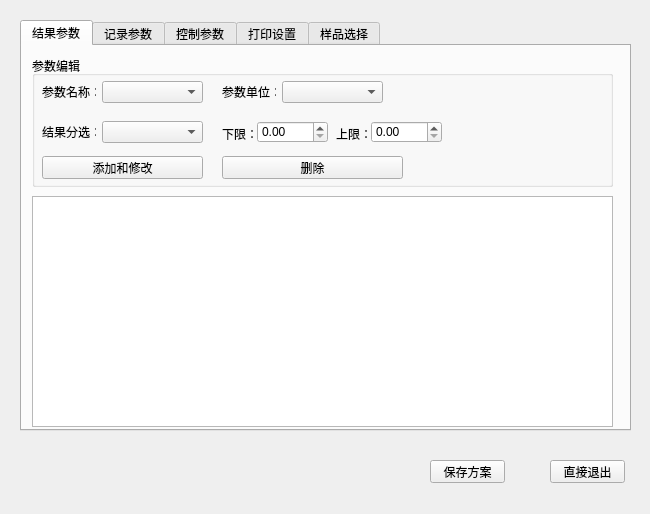
<?xml version="1.0" encoding="UTF-8"?>
<ui version="4.0">
 <class>QtSon</class>
 <widget class="QWidget" name="QtSon">
  <property name="geometry">
   <rect>
    <x>0</x>
    <y>0</y>
    <width>650</width>
    <height>514</height>
   </rect>
  </property>
  <property name="windowTitle">
   <string>QtSon</string>
  </property>
  <widget class="QTabWidget" name="tabWidget">
   <property name="geometry">
    <rect>
     <x>20</x>
     <y>20</y>
     <width>611</width>
     <height>411</height>
    </rect>
   </property>
   <property name="currentIndex">
    <number>0</number>
   </property>
   <widget class="QWidget" name="tab_2">
    <attribute name="title">
     <string>结果参数</string>
    </attribute>
    <widget class="QGroupBox" name="groupBox_6">
     <property name="geometry">
      <rect>
       <x>10</x>
       <y>10</y>
       <width>581</width>
       <height>131</height>
      </rect>
     </property>
     <property name="title">
      <string>参数编辑</string>
     </property>
     <widget class="QLabel" name="label">
      <property name="geometry">
       <rect>
        <x>10</x>
        <y>30</y>
        <width>54</width>
        <height>12</height>
       </rect>
      </property>
      <property name="text">
       <string>参数名称：</string>
      </property>
     </widget>
     <widget class="QLabel" name="label_2">
      <property name="geometry">
       <rect>
        <x>190</x>
        <y>30</y>
        <width>54</width>
        <height>12</height>
       </rect>
      </property>
      <property name="text">
       <string>参数单位：</string>
      </property>
     </widget>
     <widget class="QLabel" name="label_3">
      <property name="geometry">
       <rect>
        <x>10</x>
        <y>70</y>
        <width>54</width>
        <height>12</height>
       </rect>
      </property>
      <property name="text">
       <string>结果分选：</string>
      </property>
     </widget>
     <widget class="QComboBox" name="comboBox_para_name">
      <property name="geometry">
       <rect>
        <x>70</x>
        <y>25</y>
        <width>101</width>
        <height>22</height>
       </rect>
      </property>
     </widget>
     <widget class="QComboBox" name="comboBox_para_unit">
      <property name="geometry">
       <rect>
        <x>250</x>
        <y>25</y>
        <width>101</width>
        <height>22</height>
       </rect>
      </property>
     </widget>
     <widget class="QComboBox" name="comboBox_para_sorting">
      <property name="geometry">
       <rect>
        <x>70</x>
        <y>65</y>
        <width>101</width>
        <height>22</height>
       </rect>
      </property>
     </widget>
     <widget class="QLabel" name="label_4">
      <property name="geometry">
       <rect>
        <x>190</x>
        <y>70</y>
        <width>41</width>
        <height>16</height>
       </rect>
      </property>
      <property name="text">
       <string>下限：</string>
      </property>
     </widget>
     <widget class="QLabel" name="label_5">
      <property name="geometry">
       <rect>
        <x>304</x>
        <y>70</y>
        <width>41</width>
        <height>16</height>
       </rect>
      </property>
      <property name="text">
       <string>上限：</string>
      </property>
     </widget>
     <widget class="QDoubleSpinBox" name="doubleSpinBox_top">
      <property name="geometry">
       <rect>
        <x>225</x>
        <y>65</y>
        <width>71</width>
        <height>22</height>
       </rect>
      </property>
     </widget>
     <widget class="QDoubleSpinBox" name="doubleSpinBox_botom">
      <property name="geometry">
       <rect>
        <x>339</x>
        <y>65</y>
        <width>71</width>
        <height>22</height>
       </rect>
      </property>
     </widget>
     <widget class="QPushButton" name="pushButton_add_modify">
      <property name="geometry">
       <rect>
        <x>10</x>
        <y>100</y>
        <width>161</width>
        <height>23</height>
       </rect>
      </property>
      <property name="text">
       <string>添加和修改</string>
      </property>
     </widget>
     <widget class="QPushButton" name="pushButton_delete">
      <property name="geometry">
       <rect>
        <x>190</x>
        <y>100</y>
        <width>181</width>
        <height>23</height>
       </rect>
      </property>
      <property name="text">
       <string>删除</string>
      </property>
     </widget>
    </widget>
    <widget class="QTableView" name="tableView_2">
     <property name="geometry">
      <rect>
       <x>10</x>
       <y>150</y>
       <width>581</width>
       <height>231</height>
      </rect>
     </property>
    </widget>
   </widget>
   <widget class="QWidget" name="tab_3">
    <attribute name="title">
     <string>记录参数</string>
    </attribute>
    <widget class="QGroupBox" name="groupBox_5">
     <property name="geometry">
      <rect>
       <x>10</x>
       <y>10</y>
       <width>581</width>
       <height>371</height>
      </rect>
     </property>
     <property name="title">
      <string>参数编辑</string>
     </property>
     <widget class="QTextBrowser" name="textBrowser">
      <property name="geometry">
       <rect>
        <x>10</x>
        <y>20</y>
        <width>561</width>
        <height>71</height>
       </rect>
      </property>
      <property name="html">
       <string>&lt;!DOCTYPE HTML PUBLIC &quot;-//W3C//DTD HTML 4.0//EN&quot; &quot;http://www.w3.org/TR/REC-html40/strict.dtd&quot;&gt;
&lt;html&gt;&lt;head&gt;&lt;meta name=&quot;qrichtext&quot; content=&quot;1&quot; /&gt;&lt;style type=&quot;text/css&quot;&gt;
p, li { white-space: pre-wrap; }
&lt;/style&gt;&lt;/head&gt;&lt;body style=&quot; font-family:'SimSun'; font-size:9pt; font-weight:400; font-style:normal;&quot;&gt;
&lt;p style=&quot; margin-top:0px; margin-bottom:0px; margin-left:0px; margin-right:0px; -qt-block-indent:0; text-indent:0px;&quot;&gt;自增设置说明：[在默认数据输入框中]&lt;/p&gt;
&lt;p style=&quot; margin-top:0px; margin-bottom:0px; margin-left:0px; margin-right:0px; -qt-block-indent:0; text-indent:0px;&quot;&gt;    1.自增数字为&amp;quot;#x&amp;quot;,即x个数字填充,例如：&amp;quot;#3&amp;quot;：[000-999],真正的&amp;quot;#数字&amp;quot;请输入&amp;quot;##数字&amp;quot;;&lt;/p&gt;
&lt;p style=&quot; margin-top:0px; margin-bottom:0px; margin-left:0px; margin-right:0px; -qt-block-indent:0; text-indent:0px;&quot;&gt;    2.自增到最大值会自动循环,999下一个为000;&lt;/p&gt;
&lt;p style=&quot; margin-top:0px; margin-bottom:0px; margin-left:0px; margin-right:0px; -qt-block-indent:0; text-indent:0px;&quot;&gt;    3.限制:0=&amp;lt;x&amp;lt;=9，仅一个#x自增有效，后面的都会当做普通字符处理;&lt;/p&gt;&lt;/body&gt;&lt;/html&gt;</string>
      </property>
     </widget>
     <widget class="QTableView" name="tableView">
      <property name="geometry">
       <rect>
        <x>10</x>
        <y>90</y>
        <width>561</width>
        <height>268</height>
       </rect>
      </property>
     </widget>
    </widget>
   </widget>
   <widget class="QWidget" name="tab_4">
    <attribute name="title">
     <string>控制参数</string>
    </attribute>
    <widget class="QGroupBox" name="groupBox_7">
     <property name="geometry">
      <rect>
       <x>20</x>
       <y>20</y>
       <width>561</width>
       <height>61</height>
      </rect>
     </property>
     <property name="title">
      <string>基础控制</string>
     </property>
     <widget class="QCheckBox" name="checkBox">
      <property name="geometry">
       <rect>
        <x>10</x>
        <y>30</y>
        <width>111</width>
        <height>16</height>
       </rect>
      </property>
      <property name="text">
       <string>测量启动信号</string>
      </property>
     </widget>
     <widget class="QCheckBox" name="checkBox_2">
      <property name="geometry">
       <rect>
        <x>120</x>
        <y>30</y>
        <width>111</width>
        <height>16</height>
       </rect>
      </property>
      <property name="text">
       <string>测量完成信号</string>
      </property>
     </widget>
     <widget class="QCheckBox" name="checkBox_3">
      <property name="geometry">
       <rect>
        <x>230</x>
        <y>30</y>
        <width>111</width>
        <height>16</height>
       </rect>
      </property>
      <property name="text">
       <string>分选输出</string>
      </property>
     </widget>
     <widget class="QCheckBox" name="checkBox_4">
      <property name="geometry">
       <rect>
        <x>330</x>
        <y>30</y>
        <width>111</width>
        <height>16</height>
       </rect>
      </property>
      <property name="text">
       <string>语音报警</string>
      </property>
     </widget>
    </widget>
    <widget class="QGroupBox" name="groupBox_8">
     <property name="geometry">
      <rect>
       <x>20</x>
       <y>100</y>
       <width>561</width>
       <height>251</height>
      </rect>
     </property>
     <property name="title">
      <string>退磁控制</string>
     </property>
     <widget class="QCheckBox" name="checkBox_5">
      <property name="geometry">
       <rect>
        <x>10</x>
        <y>30</y>
        <width>91</width>
        <height>16</height>
       </rect>
      </property>
      <property name="text">
       <string>测量前退磁</string>
      </property>
     </widget>
     <widget class="QLabel" name="label_6">
      <property name="geometry">
       <rect>
        <x>10</x>
        <y>60</y>
        <width>71</width>
        <height>16</height>
       </rect>
      </property>
      <property name="text">
       <string>退磁频率：</string>
      </property>
     </widget>
     <widget class="QSpinBox" name="spinBox">
      <property name="geometry">
       <rect>
        <x>180</x>
        <y>60</y>
        <width>81</width>
        <height>22</height>
       </rect>
      </property>
     </widget>
     <widget class="QCheckBox" name="checkBox_6">
      <property name="geometry">
       <rect>
        <x>10</x>
        <y>110</y>
        <width>181</width>
        <height>16</height>
       </rect>
      </property>
      <property name="text">
       <string>锁B退磁最大退磁磁感应强度</string>
      </property>
     </widget>
     <widget class="QCheckBox" name="checkBox_7">
      <property name="geometry">
       <rect>
        <x>10</x>
        <y>150</y>
        <width>161</width>
        <height>16</height>
       </rect>
      </property>
      <property name="text">
       <string>锁H退磁最大退磁磁场强度</string>
      </property>
     </widget>
     <widget class="QSpinBox" name="spinBox_2">
      <property name="geometry">
       <rect>
        <x>180</x>
        <y>107</y>
        <width>81</width>
        <height>22</height>
       </rect>
      </property>
     </widget>
     <widget class="QSpinBox" name="spinBox_3">
      <property name="geometry">
       <rect>
        <x>180</x>
        <y>148</y>
        <width>81</width>
        <height>22</height>
       </rect>
      </property>
     </widget>
     <widget class="QLabel" name="label_7">
      <property name="geometry">
       <rect>
        <x>265</x>
        <y>65</y>
        <width>21</width>
        <height>16</height>
       </rect>
      </property>
      <property name="text">
       <string>Hz</string>
      </property>
     </widget>
     <widget class="QLabel" name="label_8">
      <property name="geometry">
       <rect>
        <x>265</x>
        <y>110</y>
        <width>21</width>
        <height>16</height>
       </rect>
      </property>
      <property name="text">
       <string>mT</string>
      </property>
     </widget>
     <widget class="QLabel" name="label_9">
      <property name="geometry">
       <rect>
        <x>265</x>
        <y>150</y>
        <width>21</width>
        <height>16</height>
       </rect>
      </property>
      <property name="text">
       <string>A/m</string>
      </property>
     </widget>
     <widget class="QLabel" name="label_10">
      <property name="geometry">
       <rect>
        <x>288</x>
        <y>55</y>
        <width>2</width>
        <height>120</height>
       </rect>
      </property>
      <property name="styleSheet">
       <string notr="true">background-color: rgb(155,155,155)</string>
      </property>
      <property name="text">
       <string/>
      </property>
     </widget>
     <widget class="QTextBrowser" name="textBrowser_2">
      <property name="geometry">
       <rect>
        <x>300</x>
        <y>50</y>
        <width>251</width>
        <height>131</height>
       </rect>
      </property>
      <property name="html">
       <string>&lt;!DOCTYPE HTML PUBLIC &quot;-//W3C//DTD HTML 4.0//EN&quot; &quot;http://www.w3.org/TR/REC-html40/strict.dtd&quot;&gt;
&lt;html&gt;&lt;head&gt;&lt;meta name=&quot;qrichtext&quot; content=&quot;1&quot; /&gt;&lt;style type=&quot;text/css&quot;&gt;
p, li { white-space: pre-wrap; }
&lt;/style&gt;&lt;/head&gt;&lt;body style=&quot; font-family:'SimSun'; font-size:9pt; font-weight:400; font-style:normal;&quot;&gt;
&lt;p style=&quot; margin-top:0px; margin-bottom:0px; margin-left:0px; margin-right:0px; -qt-block-indent:0; text-indent:0px;&quot;&gt;退磁说明：&lt;/p&gt;
&lt;p style=&quot; margin-top:0px; margin-bottom:0px; margin-left:0px; margin-right:0px; -qt-block-indent:0; text-indent:0px;&quot;&gt;1.选择测量前退磁将在魅族测量数据测量前进行退磁操作；&lt;/p&gt;
&lt;p style=&quot; margin-top:0px; margin-bottom:0px; margin-left:0px; margin-right:0px; -qt-block-indent:0; text-indent:0px;&quot;&gt;2.选择测量前退磁请设置好退磁数据；&lt;/p&gt;
&lt;p style=&quot; margin-top:0px; margin-bottom:0px; margin-left:0px; margin-right:0px; -qt-block-indent:0; text-indent:0px;&quot;&gt;3.当仅选择一项退磁方式时，都会选择项方式退磁；&lt;/p&gt;
&lt;p style=&quot; margin-top:0px; margin-bottom:0px; margin-left:0px; margin-right:0px; -qt-block-indent:0; text-indent:0px;&quot;&gt;4.当两种退磁方式都选择时，将按当前测量组数据锁定参数同参数进行退磁；&lt;/p&gt;&lt;/body&gt;&lt;/html&gt;</string>
      </property>
     </widget>
    </widget>
   </widget>
   <widget class="QWidget" name="tab_5">
    <attribute name="title">
     <string>打印设置</string>
    </attribute>
    <widget class="QGroupBox" name="groupBox_9">
     <property name="geometry">
      <rect>
       <x>8</x>
       <y>10</y>
       <width>591</width>
       <height>371</height>
      </rect>
     </property>
     <property name="title">
      <string>通用打印参数设置</string>
     </property>
     <widget class="QGroupBox" name="groupBox_10">
      <property name="geometry">
       <rect>
        <x>20</x>
        <y>30</y>
        <width>551</width>
        <height>101</height>
       </rect>
      </property>
      <property name="title">
       <string>报告抬头</string>
      </property>
      <widget class="QPushButton" name="pushButton_logo">
       <property name="geometry">
        <rect>
         <x>10</x>
         <y>70</y>
         <width>75</width>
         <height>23</height>
        </rect>
       </property>
       <property name="text">
        <string>导入新LOGO</string>
       </property>
      </widget>
      <widget class="QLineEdit" name="lineEdit">
       <property name="geometry">
        <rect>
         <x>100</x>
         <y>70</y>
         <width>421</width>
         <height>20</height>
        </rect>
       </property>
      </widget>
     </widget>
     <widget class="QTextBrowser" name="textBrowser_3">
      <property name="geometry">
       <rect>
        <x>20</x>
        <y>140</y>
        <width>551</width>
        <height>221</height>
       </rect>
      </property>
      <property name="html">
       <string>&lt;!DOCTYPE HTML PUBLIC &quot;-//W3C//DTD HTML 4.0//EN&quot; &quot;http://www.w3.org/TR/REC-html40/strict.dtd&quot;&gt;
&lt;html&gt;&lt;head&gt;&lt;meta name=&quot;qrichtext&quot; content=&quot;1&quot; /&gt;&lt;style type=&quot;text/css&quot;&gt;
p, li { white-space: pre-wrap; }
&lt;/style&gt;&lt;/head&gt;&lt;body style=&quot; font-family:'SimSun'; font-size:9pt; font-weight:400; font-style:normal;&quot;&gt;
&lt;p style=&quot; margin-top:0px; margin-bottom:0px; margin-left:0px; margin-right:0px; -qt-block-indent:0; text-indent:0px;&quot;&gt;打印说明:&lt;br /&gt;1.LOG0图片请使用250*100或者不小于此分辨车的同比例的图片；&lt;/p&gt;
&lt;p style=&quot; margin-top:0px; margin-bottom:0px; margin-left:0px; margin-right:0px; -qt-block-indent:0; text-indent:0px;&quot;&gt;2.后面的输入框为测试报告的公司名称字体为黑体，大小固定，最长20个字；&lt;/p&gt;
&lt;p style=&quot; margin-top:0px; margin-bottom:0px; margin-left:0px; margin-right:0px; -qt-block-indent:0; text-indent:0px;&quot;&gt;3.单次测试结果的导出，可右键结果表格数据选择导出，或者菜单栏选择导出；&lt;/p&gt;
&lt;p style=&quot; margin-top:0px; margin-bottom:0px; margin-left:0px; margin-right:0px; -qt-block-indent:0; text-indent:0px;&quot;&gt;4.当锁定数据为时，导出组成簇数据为:磁带回线磁导车曲线；&lt;/p&gt;
&lt;p style=&quot; margin-top:0px; margin-bottom:0px; margin-left:0px; margin-right:0px; -qt-block-indent:0; text-indent:0px;&quot;&gt;5.当锁定数据为B时，导出组成簇数据为:磁带回线损耗曲线；&lt;/p&gt;
&lt;p style=&quot; margin-top:0px; margin-bottom:0px; margin-left:0px; margin-right:0px; -qt-block-indent:0; text-indent:0px;&quot;&gt;6.当锁定数据为1时，导出组成簇数据为:磁带回线磁化曲线；&lt;br /&gt;7.一张报告为一组测试数据的结果，会同时导出全部组的数据到一个文件，多张表格；&lt;/p&gt;
&lt;p style=&quot; margin-top:0px; margin-bottom:0px; margin-left:0px; margin-right:0px; -qt-block-indent:0; text-indent:0px;&quot;&gt;8.当单组数据小于30个测试点时，将导出最多30个测试点的数据；&lt;/p&gt;
&lt;p style=&quot; margin-top:0px; margin-bottom:0px; margin-left:0px; margin-right:0px; -qt-block-indent:0; text-indent:0px;&quot;&gt;9.当单组数据大于30个测试点时，将导出最前到最后测试点的均匀30个测试点；&lt;/p&gt;&lt;/body&gt;&lt;/html&gt;</string>
      </property>
     </widget>
    </widget>
   </widget>
   <widget class="QWidget" name="tab_6">
    <attribute name="title">
     <string>样品选择</string>
    </attribute>
    <widget class="QGroupBox" name="groupBox">
     <property name="geometry">
      <rect>
       <x>20</x>
       <y>160</y>
       <width>371</width>
       <height>61</height>
      </rect>
     </property>
     <property name="title">
      <string>样品类型</string>
     </property>
     <widget class="QRadioButton" name="radioButton">
      <property name="geometry">
       <rect>
        <x>20</x>
        <y>30</y>
        <width>89</width>
        <height>16</height>
       </rect>
      </property>
      <property name="text">
       <string>棒状</string>
      </property>
     </widget>
     <widget class="QRadioButton" name="radioButton_2">
      <property name="geometry">
       <rect>
        <x>120</x>
        <y>30</y>
        <width>89</width>
        <height>16</height>
       </rect>
      </property>
      <property name="text">
       <string>异形</string>
      </property>
     </widget>
    </widget>
    <widget class="QGroupBox" name="groupBox_2">
     <property name="geometry">
      <rect>
       <x>20</x>
       <y>20</y>
       <width>371</width>
       <height>61</height>
      </rect>
     </property>
     <property name="title">
      <string>测量方式</string>
     </property>
     <widget class="QRadioButton" name="radioButton_3">
      <property name="geometry">
       <rect>
        <x>20</x>
        <y>30</y>
        <width>89</width>
        <height>16</height>
       </rect>
      </property>
      <property name="text">
       <string>智能模式</string>
      </property>
     </widget>
     <widget class="QRadioButton" name="radioButton_4">
      <property name="geometry">
       <rect>
        <x>120</x>
        <y>30</y>
        <width>89</width>
        <height>16</height>
       </rect>
      </property>
      <property name="text">
       <string>手动模式</string>
      </property>
     </widget>
     <widget class="QRadioButton" name="radioButton_5">
      <property name="geometry">
       <rect>
        <x>210</x>
        <y>30</y>
        <width>89</width>
        <height>16</height>
       </rect>
      </property>
      <property name="text">
       <string>快速模式</string>
      </property>
     </widget>
    </widget>
    <widget class="QGroupBox" name="groupBox_3">
     <property name="geometry">
      <rect>
       <x>20</x>
       <y>230</y>
       <width>371</width>
       <height>61</height>
      </rect>
     </property>
     <property name="title">
      <string>设定磁场(A/m)</string>
     </property>
     <widget class="QRadioButton" name="radioButton_6">
      <property name="geometry">
       <rect>
        <x>20</x>
        <y>30</y>
        <width>89</width>
        <height>16</height>
       </rect>
      </property>
      <property name="text">
       <string>10000</string>
      </property>
     </widget>
     <widget class="QRadioButton" name="radioButton_7">
      <property name="geometry">
       <rect>
        <x>120</x>
        <y>30</y>
        <width>89</width>
        <height>16</height>
       </rect>
      </property>
      <property name="text">
       <string>20000</string>
      </property>
     </widget>
     <widget class="QRadioButton" name="radioButton_8">
      <property name="geometry">
       <rect>
        <x>210</x>
        <y>30</y>
        <width>89</width>
        <height>16</height>
       </rect>
      </property>
      <property name="text">
       <string>30000</string>
      </property>
     </widget>
    </widget>
    <widget class="QGroupBox" name="groupBox_4">
     <property name="geometry">
      <rect>
       <x>20</x>
       <y>90</y>
       <width>371</width>
       <height>61</height>
      </rect>
     </property>
     <property name="title">
      <string>磁化模式</string>
     </property>
     <widget class="QRadioButton" name="radioButton_11">
      <property name="geometry">
       <rect>
        <x>20</x>
        <y>30</y>
        <width>89</width>
        <height>16</height>
       </rect>
      </property>
      <property name="text">
       <string>正常模式</string>
      </property>
     </widget>
     <widget class="QRadioButton" name="radioButton_12">
      <property name="geometry">
       <rect>
        <x>120</x>
        <y>30</y>
        <width>89</width>
        <height>16</height>
       </rect>
      </property>
      <property name="text">
       <string>预磁化模式</string>
      </property>
     </widget>
    </widget>
    <widget class="QLineEdit" name="lineEdit_8">
     <property name="geometry">
      <rect>
       <x>125</x>
       <y>308</y>
       <width>121</width>
       <height>20</height>
      </rect>
     </property>
     <property name="styleSheet">
      <string notr="true">background-color: rgb(255,255,255)</string>
     </property>
    </widget>
    <widget class="QLabel" name="label_16">
     <property name="geometry">
      <rect>
       <x>20</x>
       <y>334</y>
       <width>99</width>
       <height>20</height>
      </rect>
     </property>
     <property name="text">
      <string>预估矫顽力(A/m)</string>
     </property>
    </widget>
    <widget class="QLabel" name="label_17">
     <property name="geometry">
      <rect>
       <x>20</x>
       <y>360</y>
       <width>48</width>
       <height>20</height>
      </rect>
     </property>
     <property name="text">
      <string>延时(ms)</string>
     </property>
    </widget>
    <widget class="QLabel" name="label_19">
     <property name="geometry">
      <rect>
       <x>182</x>
       <y>333</y>
       <width>12</width>
       <height>20</height>
      </rect>
     </property>
     <property name="text">
      <string>～</string>
     </property>
    </widget>
    <widget class="QLineEdit" name="lineEdit_10">
     <property name="geometry">
      <rect>
       <x>125</x>
       <y>360</y>
       <width>129</width>
       <height>20</height>
      </rect>
     </property>
     <property name="styleSheet">
      <string notr="true">background-color: rgb(255,255,255)</string>
     </property>
    </widget>
    <widget class="QLineEdit" name="lineEdit_9">
     <property name="geometry">
      <rect>
       <x>125</x>
       <y>334</y>
       <width>51</width>
       <height>20</height>
      </rect>
     </property>
     <property name="styleSheet">
      <string notr="true">background-color: rgb(255,255,255)</string>
     </property>
    </widget>
    <widget class="QLineEdit" name="lineEdit_11">
     <property name="geometry">
      <rect>
       <x>200</x>
       <y>333</y>
       <width>101</width>
       <height>20</height>
      </rect>
     </property>
     <property name="styleSheet">
      <string notr="true">background-color: rgb(255,255,255)</string>
     </property>
    </widget>
    <widget class="QLabel" name="label_15">
     <property name="geometry">
      <rect>
       <x>20</x>
       <y>308</y>
       <width>99</width>
       <height>20</height>
      </rect>
     </property>
     <property name="text">
      <string>螺线管有效匝数</string>
     </property>
    </widget>
   </widget>
  </widget>
  <widget class="QPushButton" name="pushButton_exit">
   <property name="geometry">
    <rect>
     <x>550</x>
     <y>460</y>
     <width>75</width>
     <height>23</height>
    </rect>
   </property>
   <property name="text">
    <string>直接退出</string>
   </property>
  </widget>
  <widget class="QPushButton" name="pushButton_save">
   <property name="geometry">
    <rect>
     <x>430</x>
     <y>460</y>
     <width>75</width>
     <height>23</height>
    </rect>
   </property>
   <property name="text">
    <string>保存方案</string>
   </property>
  </widget>
 </widget>
 <layoutdefault spacing="6" margin="11"/>
 <resources/>
 <connections/>
</ui>
